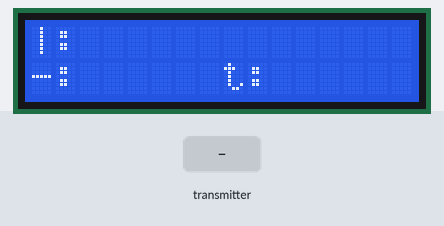
Recording of a sketch running on a simulated Arduino Uno, built with avr-gcc and run on an emulated ATmega328P. Shown: 16×2 character LCD. The test bench sets the inputs (shaded band). No radio packets arrive unless stated; what the sketch prints to the serial monitor is not drawn.

Above: at 3.3 s.
3.4 s: the transmitter starts sending values.0 = 0
At 3.7 s:
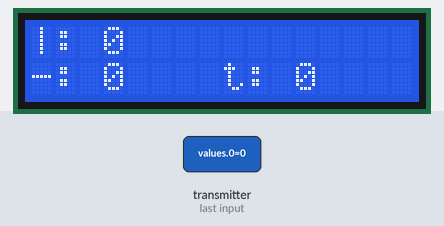
4.9 s: the transmitter starts sending values.0 = 100
At 6.1 s:
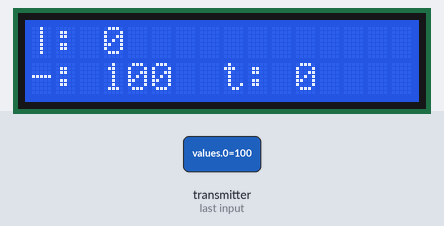
6.4 s: the transmitter starts sending values.1 = 25
At 7.2 s:
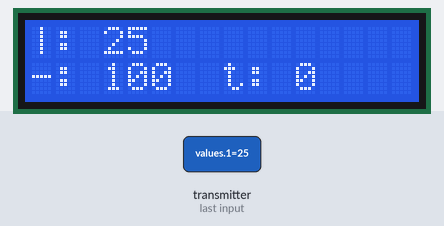
9.4 s: the transmitter starts sending values.2 = 0
12.4 s: the transmitter starts sending values.3 = 0
15.4 s: the transmitter starts sending values.1 = 0
At 15.8 s:
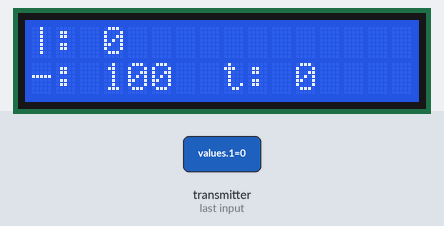
Timing chart, 0 to 18.4 s (numbered marks = the images above; inputs shaded):
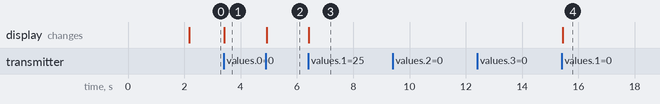

The sketch:

reciever_module.ino
```cpp
#include <SPI.h>
#include "RF24.h"
#include "I2Cdev.h"
#include <Wire.h>
#include <LiquidCrystal_I2C.h>

// RF24 init
#define CE 7
#define CS 8
byte transmitterAddress[] = "transmitter00";
byte recieverAddress[] = "reciever00";

RF24 nRF(CE, CS);

// Display init
LiquidCrystal_I2C lcd(0x27, 20, 4);

void setup() {

  Serial.begin(9600);

  nRF.begin();
  nRF.setPALevel(RF24_PA_LOW);
  nRF.openWritingPipe(recieverAddress);
  nRF.openReadingPipe(1, transmitterAddress);
  nRF.startListening();

  // Display
  lcd.init();
  lcd.begin(16, 2); //Defining 16 columns and 2 rows of lcd display
  lcd.setCursor(0, 0);
  lcd.backlight();
  lcd.print("     RC car   ");
  lcd.setCursor(0, 1);
  lcd.print("   Telemetry  ");
  delay(2000);
  lcd.clear();

  Serial.println("Setup done");

  lcd.setCursor(0,0);
  lcd.print("|: ");
  lcd.setCursor(0,1);
  lcd.print("-: ");
  lcd.setCursor(8,1);
  lcd.print("t: ");
}

void loop() {
  float values[4];

  if ( nRF.available()) {
    while (nRF.available()) {
      nRF.read( &values, sizeof(values) );
    }

    Serial.print("Recieved values: \t");
    Serial.print(values[0]);
    Serial.print("\t");
    Serial.println(values[1]);
    Serial.print("\t");
    Serial.println(values[2]);
    Serial.print("\t");
    Serial.println(values[3]);

    // print to LCD
    lcd.setCursor(3, 0);
    lcd.print("   ");
    lcd.setCursor(3, 0);
    lcd.print((int) ceil(abs(values[1])));
    lcd.setCursor(3, 1);
    lcd.print("   ");
    lcd.setCursor(3, 1);
    lcd.print((int) ceil(abs(values[0])));

    // temp
    lcd.setCursor(11, 1);
    lcd.print("     ");
    lcd.setCursor(11, 1);
    lcd.print((int) values[3]);

    nRF.stopListening();
    nRF.startListening();
  }
}
```

Measured:
- after the input at 3.4 s, the display: changes at once (image 1)
- after the input at 4.9 s, the display: changes at once (image 2)
- after the input at 6.4 s, the display: changes at once (image 3)
- after the input at 15.4 s, the display: changes at once (image 4)
